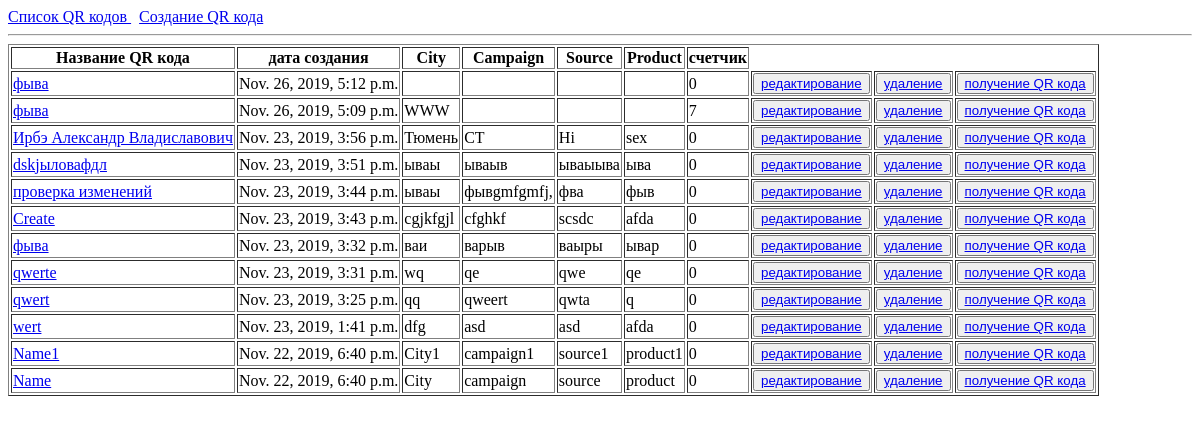
/qr/, run on an earlier commit of the app's database.
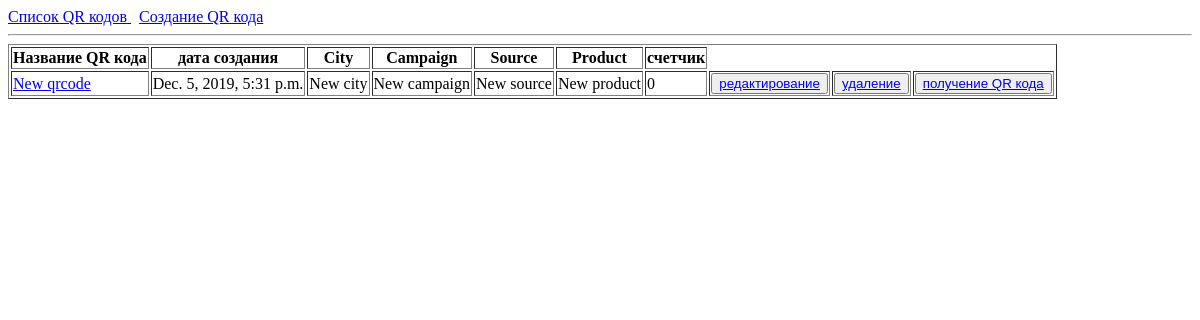
And on a later commit of the database.
### qr_code/apps/qr_list/models.py (models this page shows, shortened)
class List(models.Model):
	qr_date = models.DateTimeField('дата создания', auto_now_add=True, db_index=True)
	qr_name = models.CharField('Название QR кода', max_length=100, null=False, blank=True, db_index=True)
	qr_city = models.CharField('City', max_length=100, null=False, blank=True, )
	qr_campaign = models.CharField('Campaign', max_length=100, null=False, blank=True, )
	qr_source = models.CharField('Source', max_length=100, null=False, blank=True, )
	qr_product = models.CharField('Product', max_length=100, null=False, blank=True, )
	qr_quantity = models.IntegerField('счетчик', default=0, null=False, blank=True)
	slug = models.SlugField('слаг', unique=True, blank=True)
	class Meta:
		ordering = ('-qr_date',)
	def get_absolute_url(self):
		return reverse('qr_detail_url', kwargs={'slug':self.slug})
	def get_update_url(self):
		return reverse('qr_update_url', kwargs={'slug':self.slug})
	def get_delete_url(self):
		return reverse('qr_delete_url', kwargs={'slug':self.slug})
	def get_detail_url(self):
		return reverse('qr_detail_url', kwargs={'slug':self.slug})

### qr_code/apps/qr_list/views.py (the view)
# urls.py: path('', views.base_page, name='base_page'),
def base_page(request):
	latest_list = List.objects.all()
	return render(request, 'qr_list/qr_list.html', {'latest_list':latest_list})

### qr_code/templates/qr_list/qr_list.html (shortened to what this page needs)
{% extends 'qr_list/base.html' %}
{% block content %}
{% if latest_list %}
<table border="1">
<tr>
<th>Название QR кода</th>
<th>дата создания</th>
<th>City</th>
<th>Campaign</th>
<th>Source</th>
<th>Product</th>
<th>счетчик</th>
</tr>
	{% for a  in latest_list %}
	<tr >
		<td ><a href="{{a.get_absolute_url}}">{{a.qr_name}}</a></td>
		<td><a>{{a.qr_date}}</a></td>
		<td><a>{{a.qr_city}}</a></td>
		<td><a>{{a.qr_campaign}}</a></td>
		<td><a>{{a.qr_source}}</a></td>
		<td><a>{{a.qr_product}}</a></td>
		<td><a>{{a.qr_quantity}}</a></td>
		<td><button><a href="{{a.get_update_url}}">редактирование</a></button></td>
		<td><button><a href="{{a.get_delete_url}}">удаление</a></button></td>
		<td><button><a href="{{a.get_detail_url}}">получение QR кода</a></button></td>
	</tr>
	{% endfor %}
 </table>
{% else %}
Кодов еще нет. Их нужно создать.
{% endif %}
{% endblock %}

### qr_code/templates/qr_list/base.html (shortened to what this page needs)
<!DOCTYPE html>
<html>
<head>
</head>
<body>
{% block header %}
<a href="/qr/">Список QR кодов </a> &nbsp   <a href="/qr/create">Создание QR кода </a><br>
<hr>
{% endblock %}
{% block content %}QRcode body{% endblock %}
</body>
</html>

What changed in the data, as far as the page shows it:
removed List: qr_name "фыва", qr_date "Nov. 26, 2019, 5:12 p.m.", qr_quantity "0"
removed List: qr_name "фыва", qr_date "Nov. 26, 2019, 5:09 p.m.", qr_city "WWW", qr_quantity "7"
removed List: qr_name "Ирбэ Александр Владиславович", qr_date "Nov. 23, 2019, 3:56 p.m.", qr_city "Тюмень", qr_campaign "СТ", qr_source "Hi", qr_product "sex", qr_quantity "0"
removed List: qr_name "dskjыловафдл", qr_date "Nov. 23, 2019, 3:51 p.m.", qr_city "ываы", qr_campaign "ываыв", qr_source "ываыыва", qr_product "ыва", qr_quantity "0"
removed List: qr_name "проверка изменений", qr_date "Nov. 23, 2019, 3:44 p.m.", qr_city "ываы", qr_campaign "фывgmfgmfj,", qr_source "фва", qr_product "фыв", qr_quantity "0"
removed List: qr_name "Create", qr_date "Nov. 23, 2019, 3:43 p.m.", qr_city "cgjkfgjl", qr_campaign "cfghkf", qr_source "scsdc", qr_product "afda", qr_quantity "0"
removed List: qr_name "фыва", qr_date "Nov. 23, 2019, 3:32 p.m.", qr_city "ваи", qr_campaign "варыв", qr_source "ваыры", qr_product "ывар", qr_quantity "0"
removed List: qr_name "qwerte", qr_date "Nov. 23, 2019, 3:31 p.m.", qr_city "wq", qr_campaign "qe", qr_source "qwe", qr_product "qe", qr_quantity "0"
removed List: qr_name "qwert", qr_date "Nov. 23, 2019, 3:25 p.m.", qr_city "qq", qr_campaign "qweert", qr_source "qwta", qr_product "q", qr_quantity "0"
removed List: qr_name "wert", qr_date "Nov. 23, 2019, 1:41 p.m.", qr_city "dfg", qr_campaign "asd", qr_source "asd", qr_product "afda", qr_quantity "0"
removed List: qr_name "Name1", qr_date "Nov. 22, 2019, 6:40 p.m.", qr_city "City1", qr_campaign "campaign1", qr_source "source1", qr_product "product1", qr_quantity "0"
removed List: qr_name "Name", qr_date "Nov. 22, 2019, 6:40 p.m.", qr_city "City", qr_campaign "campaign", qr_source "source", qr_product "product", qr_quantity "0"
added List: qr_name "New qrcode", qr_date "Dec. 5, 2019, 5:31 p.m.", qr_city "New city", qr_campaign "New campaign", qr_source "New source", qr_product "New product", qr_quantity "0"
